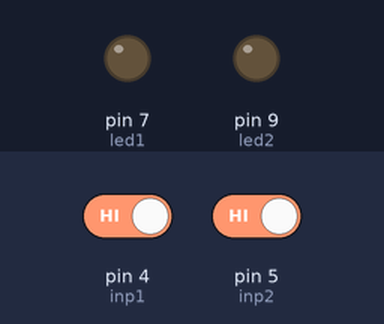
The sketch below on a simulated Arduino Uno, built with avr-gcc and run on an emulated ATmega328P. Shown: output pins drawn as LEDs (lit = HIGH). The test bench sets the inputs (shaded band); at power-on: pin 4 (inp1) HIGH, pin 5 (inp2) HIGH.

Above: at 1.2 s.
1.3 s: pin 4 (inp1) driven LOW
At 2.2 s:
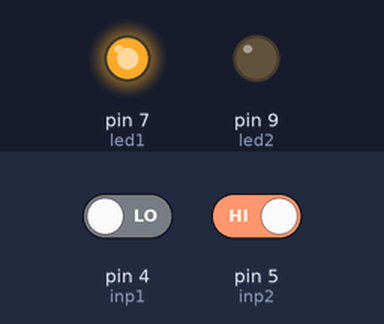
2.8 s: pin 5 (inp2) driven LOW
At 3.4 s:
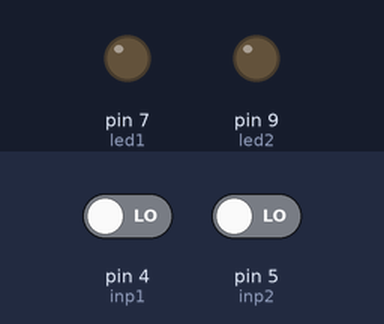
4.3 s: pin 5 (inp2) driven HIGH
At 5.7 s:
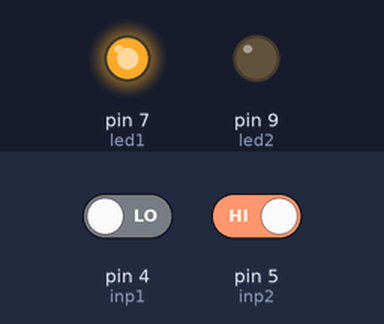
Timing chart, 0 to 7.3 s (numbered marks = the images above; inputs shaded):
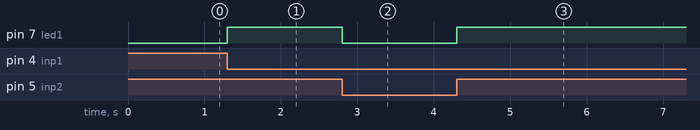

The sketch:

tlacitka_on_off_ruzna.ino
```cpp
int led1 = 7;
int led2 = 9;

int inp1 = 4;
int inp2 = 5;

bool status = false;

void setup() {
  pinMode(inp1, INPUT);
  pinMode(inp2, INPUT);

  pinMode(led1, OUTPUT);
  pinMode(led2, OUTPUT);
}

void loop() {
  if (digitalRead(inp1) == LOW) {
    status = true;
  }

  if (digitalRead(inp2) == LOW) {
    status = false;
  }

  if (status) {
    digitalWrite(led1, HIGH);
  } else {
    digitalWrite(led1, LOW);
  }
}
```

Measured:
- after the input at 1.3 s, pin 7 (led1): LOW → HIGH at once
- after the input at 2.8 s, pin 7 (led1): HIGH → LOW at once
- after the input at 4.3 s, pin 7 (led1): LOW → HIGH at once
